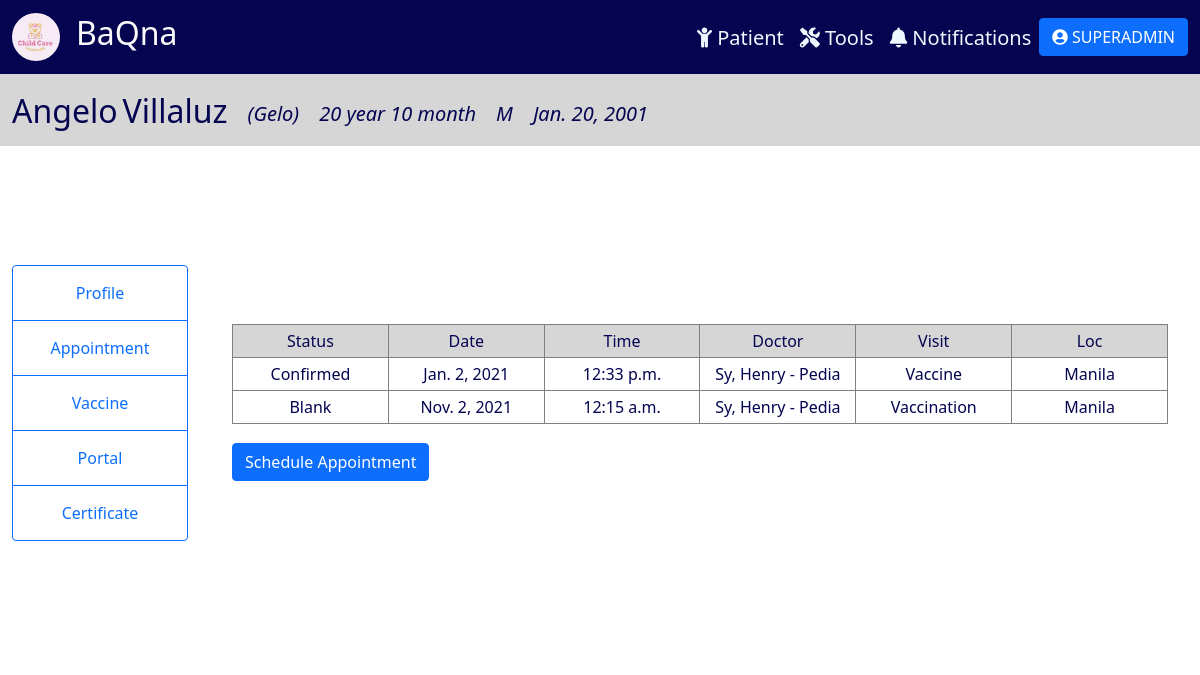
The app's page /appointment/1 (signed in), older data.
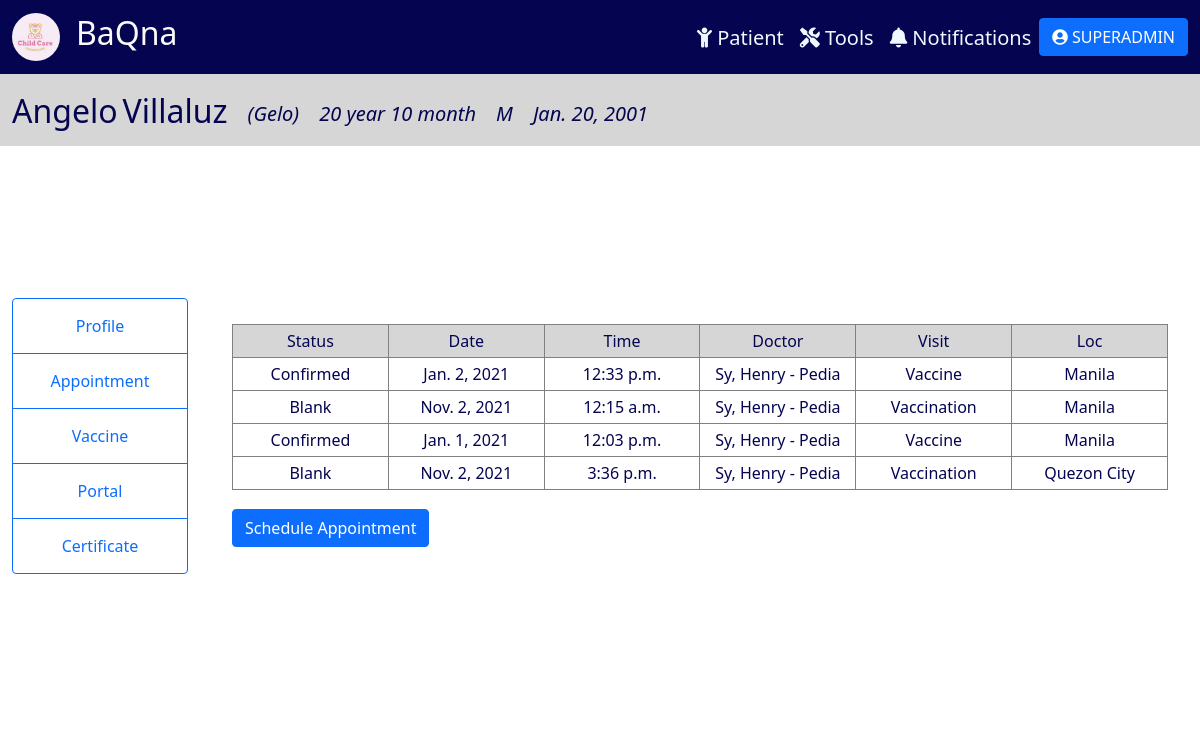
The same page, newer data.
### tracker/models.py (models this page shows, shortened)
class Appointment(models.Model):
    STATUS = (
        ('Blank','Blank'),
        ('Confirmed', 'Confirmed'),
        ('Cancelled', 'Cancelled'),
        ('Rescheduled', 'Rescheduled'),
        ('Requested', 'Requested'),
    )
    patient = models.ForeignKey(Patient, null=True, on_delete=models.CASCADE)
    status = models.CharField(max_length=100, choices=STATUS, null=True)
    date = models.DateField(null=True)
    time = models.TimeField(null=True)
    doctor = models.ForeignKey(Physician, on_delete=models.CASCADE)
    visit = models.CharField(max_length=100, null=True)
    location = models.CharField(max_length=100, null=True)

class Physician(models.Model):
    last_name = models.CharField(max_length=100, null=True)
    first_name = models.CharField(max_length=100, null=True)
    age = models.IntegerField(null=True)
    cell_no = PhoneNumberField(null=True, blank=True)
    specialization = models.CharField(max_length=100, null=True)
    email = models.EmailField(max_length=100, null=True)
    def __str__(self):
        return self.last_name + ", " + self.first_name + ' - ' + self.specialization

### tracker/views.py (the view, shortened to what this page needs)
# urls.py: path('appointment/<str:pk>', views.appointment, name = 'appointment'),
@login_required(login_url='login')
def appointment(request, pk):
    patient = Patient.objects.get(id=pk)
    appointment_form = AppointmentForm(initial={'patient': patient})
    appointments = Appointment.objects.all()
    curr_date = datetime.date.today()
    months = curr_date.month - patient.birthdate.month
    years = curr_date.year - patient.birthdate.year
    age = "{} year {} month".format(years, months)
    data = {
        'patient': patient,
        'appointment_form': appointment_form,
        'appointments': appointments,
        'age': age,
    }
    return render(request, 'patientmonitoring/appointment.html', data)

### tracker/templates/patientmonitoring/appointment.html (shortened to what this page needs)
{% include 'patientmonitoring/info_header.html' %}
{% block content %}
<div class="container-fluid" style="padding:1%; ">
    <div class="row">
        <div class="col-lg-2" style="background-color: rgb(255, 255, 255);display: flex; justify-content: center; align-items: center; padding-top: 8%; padding-bottom: 8%;">
          <div class="btn-group-vertical" style="display: block;">
            <a class="btn btn-outline-primary" href="{% url 'patient' patient.id %}">Profile</a>
            <a class="btn btn-outline-primary" href="#">Appointment</a>
            <a class="btn btn-outline-primary" href="{% url 'vaccine' patient.id %}">Vaccine</a>
            <a class="btn btn-outline-primary" href="{% url 'portal' patient.id %}">Portal</a>
            <a class="btn btn-outline-primary" href="{% url 'certificate' patient.id %}">Certificate</a>
          </div>
        </div>
        <div class="col-lg-10" style="background-color: white; padding-top: 8%; padding-bottom: 8%;">
          <div class="appointment-table">
            <table class="table-bordered align-middle table-sm" style="width: 100%;">
              <thead class="thead-warning" style="background-color: rgb(214, 214, 214);">
                <tr>
                  <td>Status</td>
                  <td>Date</td>
                  <td>Time</td>
                  <td>Doctor</td>
                  <td>Visit</td>
                  <td>Loc</td>
                </tr>
              </thead>
              {% for appointment in appointments %}
                {% if appointment.patient == patient  %}
              <tbody>
                <tr>
                  <td>{{appointment.status}}</td>
                  <td>{{appointment.date}}</td>
                  <td>{{appointment.time}}</td>
                  <td>{{appointment.doctor}}</td>
                  <td>{{appointment.visit}}</td>
                  <td>{{appointment.location}}</td>
                </tr>
              </tbody>
                {% endif %}
              {% endfor %}
            </table>
            <button class="btn btn-primary" data-bs-toggle="modal" data-bs-target="#schedule" style="margin-top: 2%;">
              Schedule Appointment
            </button>
          </div>
        </div>
    </div>
</div>
{% endblock content %}

Row changes from the older to the newer data that the page shows:
added Appointment: status "Confirmed", date "Jan. 1, 2021", time "12:03 p.m.", doctor "Sy, Henry - Pedia", visit "Vaccine", location "Manila"
added Appointment: status "Blank", date "Nov. 2, 2021", time "3:36 p.m.", doctor "Sy, Henry - Pedia", visit "Vaccination", location "Quezon City"
